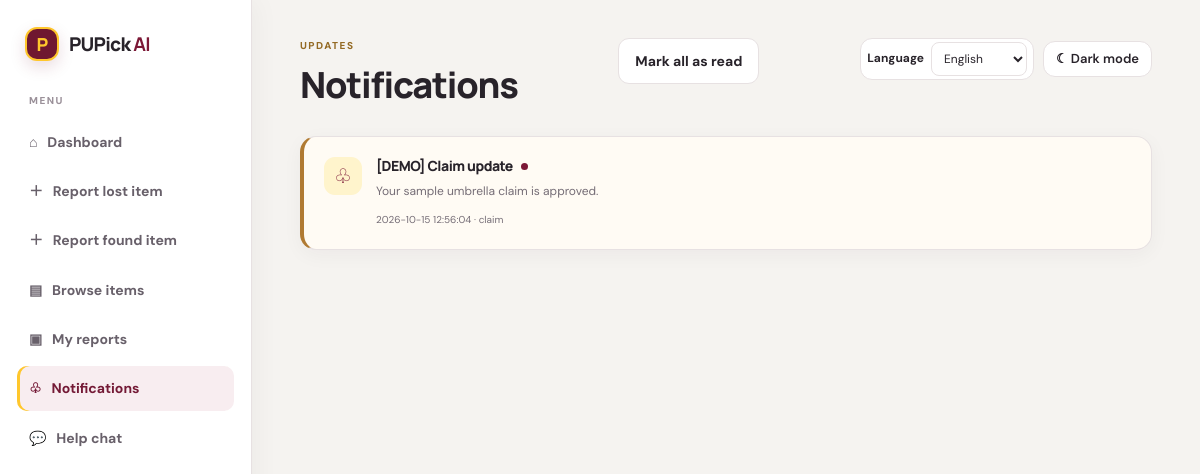
/notifications.php (signed in), run on the app's committed database.
### tables this page shows
CREATE TABLE IF NOT EXISTS `notifications` (
    `notification_id` INT UNSIGNED NOT NULL AUTO_INCREMENT,
    `user_id` INT UNSIGNED NOT NULL,
    `title` VARCHAR(150) NOT NULL,
    `message` TEXT NOT NULL,
    `type` VARCHAR(30) NOT NULL DEFAULT 'system',
    `is_read` TINYINT(1) NOT NULL DEFAULT 0,
    `created_at` TIMESTAMP NOT NULL DEFAULT CURRENT_TIMESTAMP,
    PRIMARY KEY (`notification_id`),
    KEY `idx_notifications_user_read_created` (`user_id`, `is_read`, `created_at`),
    CONSTRAINT `fk_notifications_user`
        FOREIGN KEY (`user_id`) REFERENCES `users` (`user_id`)
        ON UPDATE CASCADE ON DELETE CASCADE
);

### helpers.php (called while the page is built, shortened)
<?php
function e($value): string {
    return htmlspecialchars((string)$value, ENT_QUOTES, 'UTF-8');
}

### notifications.php (the view, shortened to what this page needs)
<?php
require_once "db.php";
require_once "helpers.php";
$stmt = $conn->prepare("SELECT notification_id, title, message, type, is_read, created_at FROM notifications WHERE user_id = ? ORDER BY created_at DESC LIMIT 100");
$stmt->execute([$_SESSION['user_id']]); $notifications = $stmt->fetchAll();
?>
<!DOCTYPE html><html lang="en"><head><link rel="stylesheet" href="style.css"></head>
<body><div class="app-shell"><aside class="sidebar"><a class="brand sidebar-brand" href="dashboard.php"><span class="brand-mark">P</span><span>PUPick <b>AI</b></span></a><p class="side-label">MENU</p><a class="nav-link" href="dashboard.php">⌂ &nbsp; Dashboard</a><a class="nav-link" href="report_lost.php">＋ &nbsp; Report lost item</a><a class="nav-link" href="report_found.php">＋ &nbsp; Report found item</a><a class="nav-link" href="items.php">▤ &nbsp; Browse items</a><a class="nav-link" href="my_reports.php">▣ &nbsp; My reports</a><a class="nav-link active" href="notifications.php">♧ &nbsp; Notifications</a><a class="nav-link" href="chatbot.php">💬 &nbsp; Help chat</a></aside>
<main class="main-content"><header class="topbar"><div><p class="eyebrow">UPDATES</p><h1>Notifications</h1></div><form method="post"><button class="btn secondary" name="mark_read" value="1">Mark all as read</button></form></header>
<div class="notification-list"><?php if (!$notifications): ?><div class="empty-card">You don't have any notifications yet.</div><?php endif; ?><?php foreach($notifications as $n): ?><article class="notification <?= (int)$n['is_read']===0?'unread':'' ?>"><span class="notification-symbol">♧</span><div class="notification-body"><div class="notification-heading"><h2><?= e($n['title']) ?></h2><?php if (!(int)$n['is_read']): ?><span class="unread-dot"></span><?php endif; ?></div><p><?= e($n['message']) ?></p><small><?= e($n['created_at']) ?> · <?= e($n['type']) ?></small></div></article><?php endforeach; ?></div></main></div></body></html>

### style.css (style rules this page uses)
:root { --red: #6B0018; --red2: #800020; --gold: #FFC72C; --ink: #20202a; --muted: #747482; --line: #ececf1; --bg: #f7f7fb; --white: #fff; --green: #15803d; --blue: #2563eb }
* { box-sizing: border-box }
body { margin: 0; background: var(--bg); color: var(--ink); font-family: 'DM Sans',Arial,sans-serif; font-size: 14px }
a { color: var(--red2); text-decoration: none }
h1,h2,h3,p { margin-top: 0 }
h1,h2 { font-family: Manrope,'DM Sans',sans-serif; letter-spacing: -.03em }
h1 { font-size: 30px; margin-bottom: 6px }
h2 { font-size: 19px; margin-bottom: 8px }
.eyebrow { font-size: 10px; font-weight: 700; letter-spacing: .16em; color: #806000; margin-bottom: 8px }
.brand { display: flex; align-items: center; gap: 10px; font-family: Manrope,sans-serif; font-size: 19px; font-weight: 800; color: var(--ink); letter-spacing: -.04em }
.brand b { color: var(--red2) }
.brand-mark { display: grid; place-items: center; width: 34px; height: 34px; border-radius: 11px; background: var(--red2); color: white; font-size: 18px; box-shadow: 0 5px 14px #80002033 }
.btn { display: inline-flex; align-items: center; justify-content: center; gap: 8px; border: 0; border-radius: 9px; padding: 11px 16px; font: inherit; font-weight: 700; cursor: pointer; text-decoration: none!important; white-space: nowrap }
.secondary { background: #fff; border: 1px solid #e2e2e9; color: #41414d }
.app-shell { min-height: 100vh }
.sidebar { position: fixed; inset: 0 auto 0 0; width: 245px; background: #fff; border-right: 1px solid var(--line); padding: 26px 17px; display: flex; flex-direction: column; z-index: 5 }
.sidebar-brand { padding: 0 8px 30px }
.side-label { font-size: 10px; letter-spacing: .14em; font-weight: 700; color: #a0a0ac; padding: 0 12px; margin: 0 0 10px }
.nav-link { display: flex; align-items: center; gap: 5px; padding: 12px; border-radius: 9px; color: #626270; font-weight: 600; margin-bottom: 4px }
.nav-link:hover,.nav-link.active { background: #FFF4CC; color: var(--red2); text-decoration: none }
.main-content { margin-left: 245px; padding: 32px clamp(20px,4vw,54px); max-width: 1600px }
.topbar { display: flex; align-items: center; justify-content: space-between; gap: 20px; margin-bottom: 27px }
.topbar h1 { margin-bottom: 0 }
.notification-list { display: flex; flex-direction: column; gap: 10px; max-width: 950px }
.notification { display: flex; gap: 14px; background: #fff; border: 1px solid var(--line); border-radius: 13px; padding: 18px }
.notification.unread { border-left: 3px solid var(--gold); background: #FFFCF2 }
.notification-symbol { display: grid; place-items: center; width: 38px; height: 38px; border-radius: 11px; background: #FFF4CC; color: var(--red2); font-size: 20px; flex-shrink: 0 }
.notification-body { flex: 1; min-width: 0 }
.notification-heading { display: flex; align-items: center; gap: 8px }
.notification-heading h2 { font-size: 14px; margin-bottom: 7px }
.notification-body p { color: #555563; font-size: 12px; line-height: 1.5; margin-bottom: 7px }
.notification-body small { color: #9999a5; font-size: 10px }
.unread-dot { width: 7px; height: 7px; border-radius: 50%; background: var(--red2); margin-top: -6px }
.brand-mark { background: #800020; border: 2px solid #FFC72C; color: #FFC72C; }
.nav-link.active { background: #FFF1B8; color: #6B0018; box-shadow: inset 3px 0 0 #FFC72C; }
.eyebrow { color: #806000; }

### data on the page
notifications: title "[DEMO] Claim update", is_read 0 (drawn), message "Your sample umbrella claim is approved.", created_at "2026-10-15 12:56:04", type "claim"
